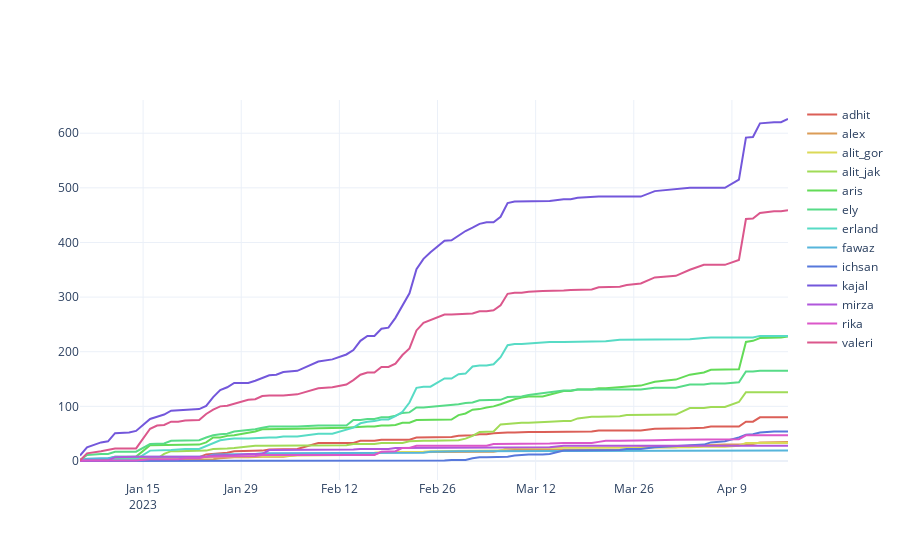

The notebook cell this image was saved under:
### Markdown cell above
Cumulative interventions count

### Code cell
fig = FigureBuilder(chat).user_interventions_count_linechart(cumulative=True, title=None, xlabel=None)
py.plot(fig, filename='Cumulative interventions count', auto_open=False)
fig
